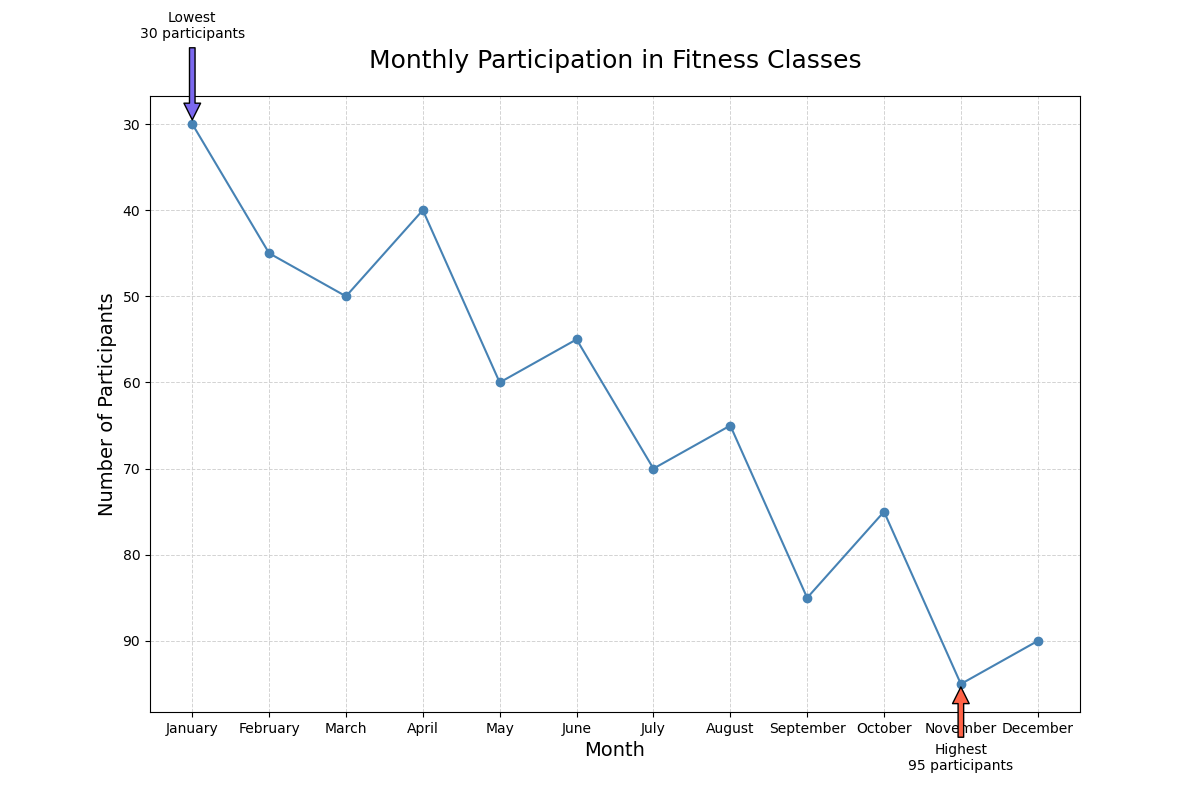

The Python source for this figure:

import matplotlib.pyplot as plt

# Data points
months = ["January", "February", "March", "April", "May", "June",
          "July", "August", "September", "October", "November", "December"]
participants = [30, 45, 50, 40, 60, 55, 70, 65, 85, 75, 95, 90]

# Creating the line chart
plt.figure(figsize=(12, 8))

plt.plot(months, participants, color="#4682B4", marker='o')

# Annotating the highest and lowest participants
plt.annotate('Highest\n95 participants', xy=("November", 95), xytext=("November", 105),
             arrowprops=dict(facecolor='#FF6347', shrink=0.05), ha='center')
plt.annotate('Lowest\n30 participants', xy=("January", 30), xytext=("January", 20),
             arrowprops=dict(facecolor='#7B68EE', shrink=0.05), ha='center')

# Title and labels
plt.title("Monthly Participation in Fitness Classes", fontsize=18, pad=20)
plt.xlabel("Month", fontsize=14)
plt.ylabel("Number of Participants", fontsize=14)

# Customizing the grid
plt.grid(True, which='major', linestyle='--', linewidth=0.7, color='#D3D3D3')

# Invert y-axis
plt.gca().invert_yaxis()

# Show the plot
plt.show()
